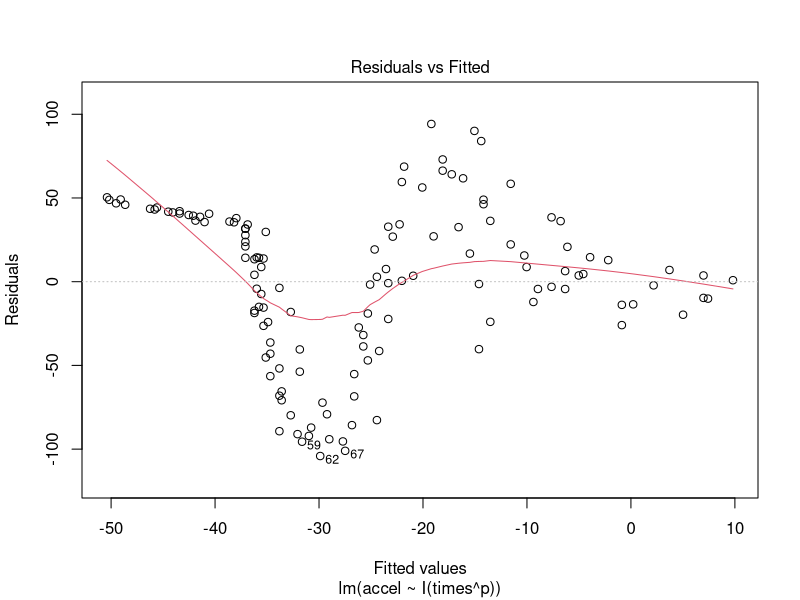
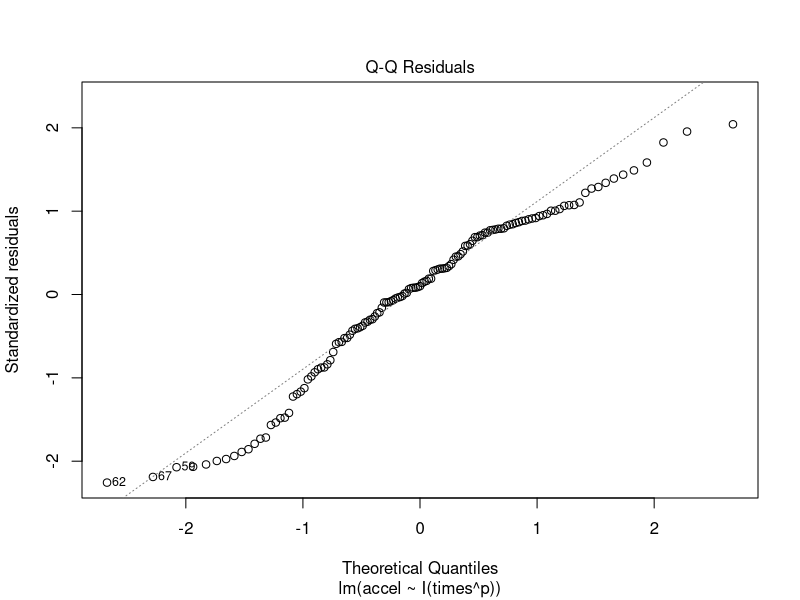
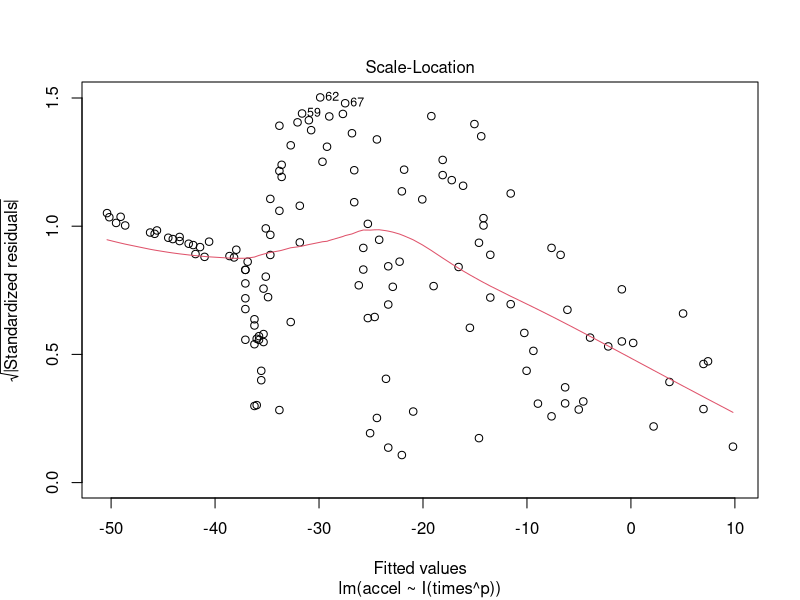
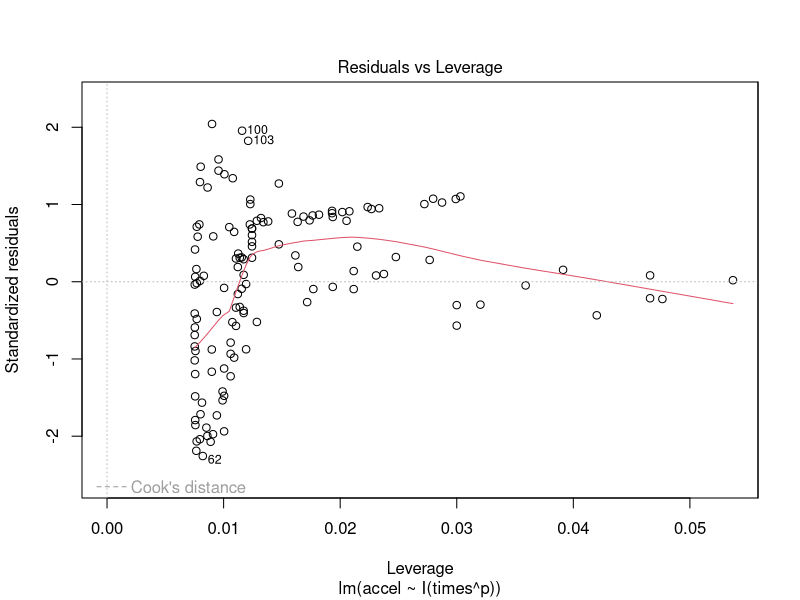
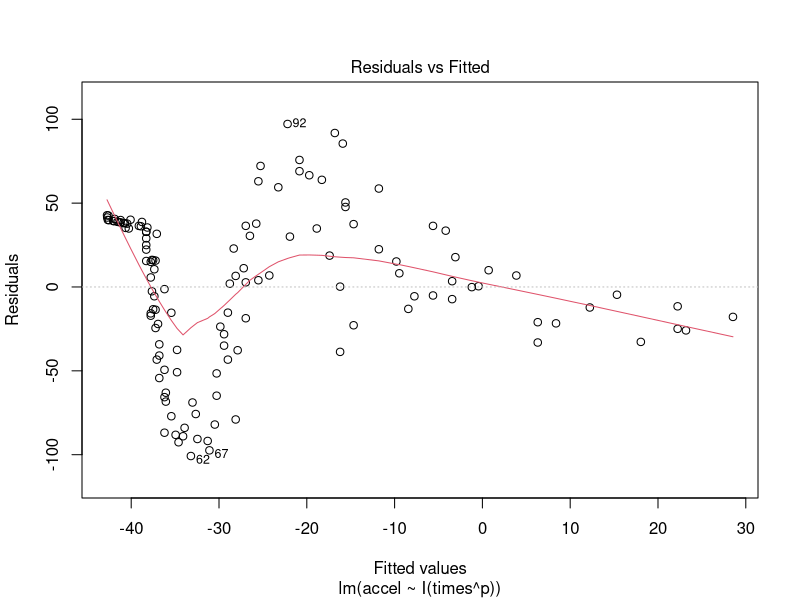
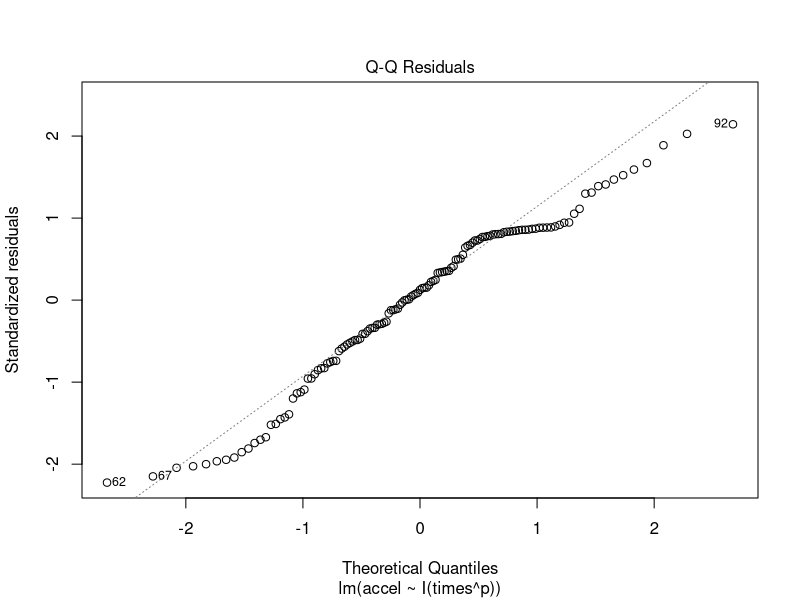
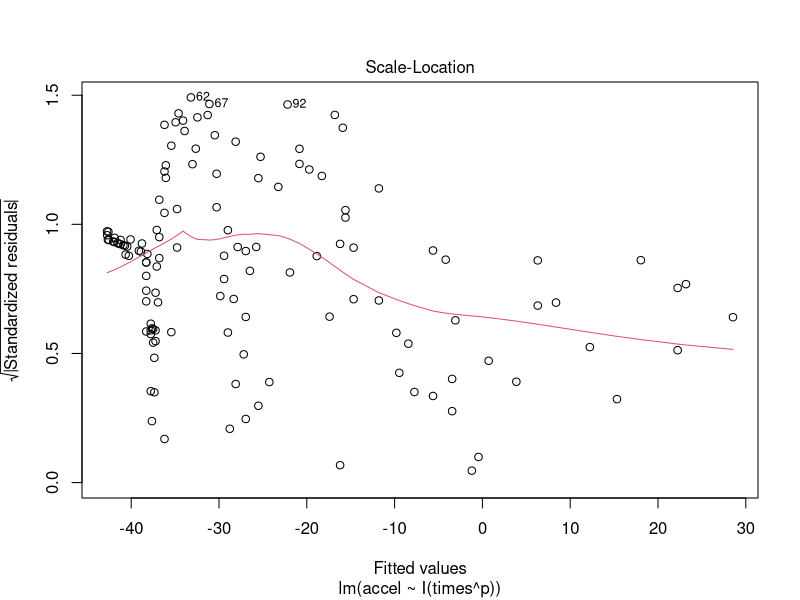
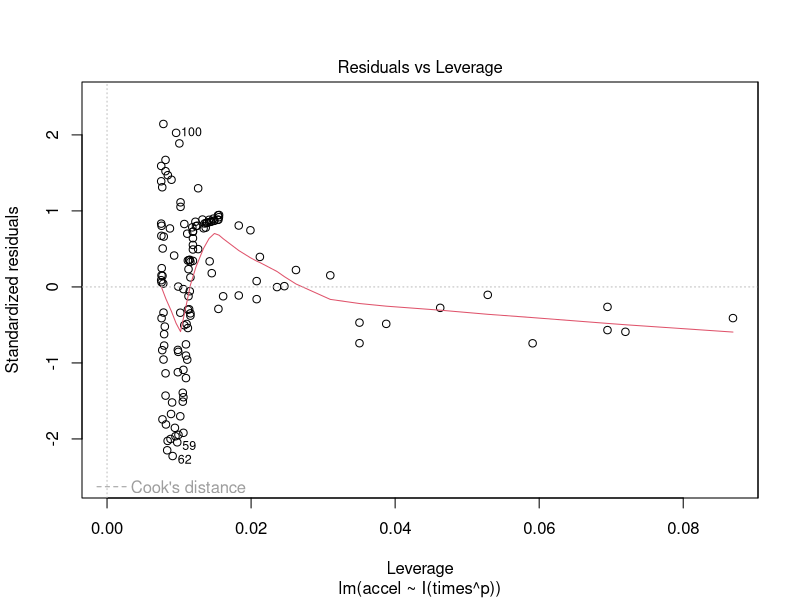

Write R code to recreate these figures, in order.
library(MASS)

#Question 1
data <- mcycle
times <- data[,-2]
summary(data)
pred <- matrix(ncol=133)
for(p in 1:5) {
  reg.mcycle <- lm(accel ~ I(times^p), data=data)
  #ou : 
  #reg.mcycle <- lm(accel ~ poly(times, p), data=data)
  pred <- rbind(pred,fitted(reg.mcycle))
  #print(cooks.distance(reg.mcycle))
  plot(reg.mcycle)
  #m <- rbind(m,reg.mcycle)
}
pred[-1,]
moy <- colMeans(pred, na.rm = TRUE)
plot(moy)
#Satisfaisant visuellement : p=3, p=4

#Quesion 2
K <-5
P <- 10
folds <- sample(1:K, nrow(data), replace=TRUE)
result <- vector(length = p)
for(p in 1:P) {
  perf.mcycle <- 0
  for(i in 1:K) {
    reg.mcycle <- lm(accel ~ I(times^p), data=data[(folds!=i),])
    pred.mcycle <- predict(reg.mcycle, newdata = data[(folds==i),])
    perf.mcycle <- perf.mcycle + mean((data[(folds==i),]$accel-pred.mcycle)^2)
  }
  result[p] <- perf.mcycle/K
}

which.min(result)

#Quesion 3
library(splines)
K <-5
P <- 10
folds <- sample(1:K, nrow(data), replace=TRUE)
result.spline <- vector(length = P)
for(p in 1:P) {
  yperf <- 0
  for(i in 1:K) {
    train <- data[(folds!=i),]
    test <- data[(folds==i),]
    fit<-lm(accel ~ ns(times,df=p), data=train)
    ypred<-predict(fit,newdata=test,interval="c")
    plot(data$times,data$accel,xlim=range(test$times))
    lines(test$times,test$accel)
    lines(test$times,ypred[,"fit"],lty=1,col="red",lwd=2)
    yperf <- yperf + mean((data[(folds==i),]$accel-ypred)^2)
  }
  result.spline[p] <- yperf/K
}
plot(result.spline)
which.min(result.spline) #9 degrés = best

#Question 4

#Cross-validation automatique, mais est-ce du leave-one-out ? 
fit.smooth <-smooth.spline(data$times, data$accel)
fit.smooth$df #12.20
plot(data$times,data$accel,xlim=range(test$times))
lines(fit.smooth, col="red", lwd=2)
fit.smooth <-smooth.spline(data$times, data$accel, cv=TRUE)
fit.smooth$lev
fit.smooth$cv.crit

K <-nrow(data) #Méthode du leave-one-out
dfmax <- 15
folds <- sample(1:K, nrow(data), replace=FALSE)
result.smooth <- vector(length = dfmax - 10)
for(DF in 10:dfmax) {
  perf.smooth <- 0
  for(i in 1:K) {
    train <- data[(folds!=i),]
    test <- data[(folds==i),]
    fit.smooth <-smooth.spline(train$times, train$accel, df=DF)
    pred.smooth<-predict(fit.smooth,newdata=test$accel,interval="c")
    perf.smooth <- perf.smooth + mean((data[(folds==i),]$accel-pred.smooth$y)^2)
  }
  result.smooth[DF-10] <- perf.smooth/K
} #Marche paaaas :(( Comment on calcule l'erreur ??

#On tire le même ensemble
folds <- sample(1:5, nrow(data), replace=TRUE)
app <- data[(folds!=1),]
test <- data[(folds==1),]
x <- test$times
#Régression polynomiale pour P=2
reg.mcycle <- lm(accel ~ poly(times, 2), data=app)
pred.mcycle <- predict(reg.mcycle, newdata = list(x))
#Splines pour DF=9
fit<-lm(accel ~ ns(times,df=9), data=app)
ypred<-predict(fit,newdata=test,interval="c")
#smooth
fit.smooth <-smooth.spline(data$times, data$accel)

par(mfrow=c(2,2))
plot(data$times,data$accel,xlim=range(test$times))
lines(test$times,test$accel)
lines(data$times,pred.mcycle,lty=1,col="red",lwd=2)
#splines
plot(data$times,data$accel,xlim=range(test$times))
lines(test$times,test$accel)
lines(test$times,ypred[,"fit"],lty=1,col="red",lwd=2)
#Smooth splines
plot(data$times,data$accel,xlim=range(test$times))
lines(test$times,test$accel)
lines(fit.smooth, col="red", lwd=2)
